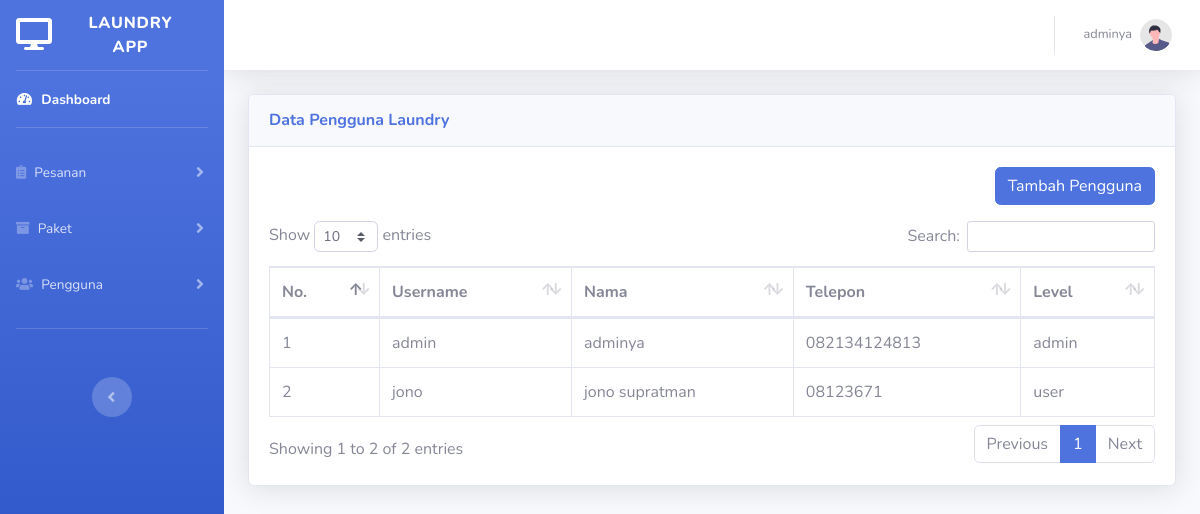
Before: /view/admin/daftarPengguna.php (signed in) with the older database file.
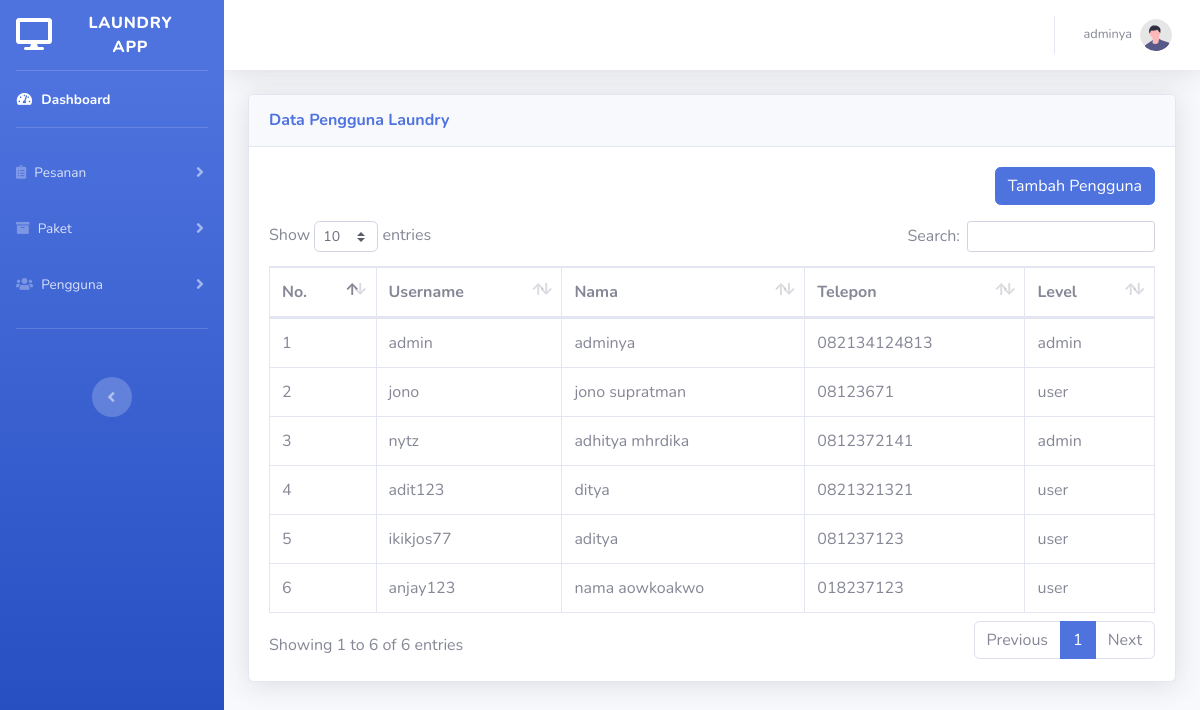
After: the same page with the newer database file.
### tables this page shows
CREATE TABLE `tabel_pengguna` (
  `id` int(10) NOT NULL,
  `nama` varchar(100) NOT NULL,
  `telepon` varchar(15) NOT NULL,
  `username` varchar(50) NOT NULL,
  `password` varchar(255) NOT NULL,
  `level` enum('user','admin') NOT NULL
);

### view/admin/daftarPengguna.php (the view, shortened to what this page needs)
<?php
include '../../action/function.php';
if (isset($_SESSION['isLoginUser'])) {
    $user = $_SESSION['user'];
} else {
    $_SESSION['validLogin'] = false;
    $_SESSION['pesan'] = showAlert('danger', 'Harap Login Terlebih Dulu');
    header('location:../../action/auth/login.php');
}
?>
<!DOCTYPE html>
<html lang="en">
<head>
    <link href="../../assets/vendor/fontawesome-free/css/all.min.css" rel="stylesheet" type="text/css" />
    <link href="../../assets/css/sb-admin-2.min.css" rel="stylesheet" />
    <link rel="stylesheet" href="../../assets/vendor/datatables/dataTables.bootstrap4.min.css">
</head>
<body id="page-top">
    <div id="wrapper">
        <ul class="navbar-nav bg-gradient-primary sidebar sidebar-dark accordion" id="accordionSidebar">
            <a class="sidebar-brand d-flex align-items-center justify-content-center" href="index.php">
                <div class="sidebar-brand-icon ">
                    <i class="fas fa-desktop "></i>
                </div>
                <div class="sidebar-brand-text mx-3">Laundry App</div>
            </a>
            <hr class="sidebar-divider my-0" />
            <li class="nav-item active">
                <a class="nav-link" href="index.php">
                    <i class="fas fa-fw fa-tachometer-alt"></i>
                    <span>Dashboard</span></a>
            </li>
            <hr class="sidebar-divider" />
            <li class="nav-item">
                <a class="nav-link collapsed" href="#" data-toggle="collapse" data-target="#collapseTwo" aria-expanded="true" aria-controls="collapseTwo">
                    <i class="fas fa-clipboard-list"></i>
                    <span>Pesanan</span>
                </a>
            </li>
            <li class="nav-item">
                <a class="nav-link collapsed" href="#" data-toggle="collapse" data-target="#collapseUtilities" aria-expanded="true" aria-controls="collapseUtilities">
                    <i class="fas fa-archive"></i>
                    <span>Paket</span>
                </a>
            </li>
            <li class="nav-item">
                <a class="nav-link collapsed" href="#" data-toggle="collapse" data-target="#collapsePages" aria-expanded="true" aria-controls="collapsePages">
                    <i class="fas fa-users"></i>
                    <span>Pengguna</span>
                </a>
            </li>
            <hr class="sidebar-divider d-none d-md-block mt-3 mb-5" />
            <div class="text-center d-none d-md-inline">
                <button class="rounded-circle border-0" id="sidebarToggle"></button>
            </div>
        </ul>
        <div id="content-wrapper" class="d-flex flex-column">
            <div id="content">
                <nav class="navbar navbar-expand navbar-light bg-white topbar mb-4 static-top shadow">
                    <ul class="navbar-nav ml-auto">
                        <li class="nav-item dropdown no-arrow mx-1">
                            <a class="nav-link dropdown-toggle" href="#" id="alertsDropdown" role="button" data-toggle="dropdown" aria-haspopup="true" aria-expanded="false">
                            </a>
                        </li>
                        <li class="nav-item dropdown no-arrow mx-1">
                            <a class="nav-link dropdown-toggle" href="#" id="messagesDropdown" role="button" data-toggle="dropdown" aria-haspopup="true" aria-expanded="false">
                            </a>
                        </li>
                        <li class="nav-item dropdown no-arrow">
                            <a class="nav-link dropdown-toggle" href="" id="userDropdown" role="button" data-toggle="dropdown" aria-haspopup="true" aria-expanded="false">
                                <span class="mr-2 d-none d-lg-inline text-gray-600 small"><?= $user['nama'] ?></span>
                                <img class="img-profile rounded-circle" src="../../assets/img/undraw_profile.svg" />
                            </a>
                        </li>
                    </ul>
                </nav>
                <div class="container-fluid">
                    <div class="card shadow mb-4">
                        <div class="card-header py-3">
                            <h6 class="m-0 font-weight-bold text-primary">Data Pengguna Laundry</h6>
                        </div>
                        <div class="card-body">
                            <a href="tambahPengguna.php" class="mb-3 btn  btn-primary float-right">Tambah Pengguna</a>
                            <div class="table-responsive">
                                <table class="table table-bordered" id="dataPaket" width="100%" cellspacing="0">
                                    <thead>
                                        <tr>
                                            <th>No.</th>
                                            <th>Username</th>
                                            <th>Nama</th>
                                            <th>Telepon</th>
                                            <th>Level</th>
                                        </tr>
                                    </thead>
                                    <tbody>
                                        <?php
                                        $sql = 'select * from tabel_pengguna';
                                        $query = mysqli_query($conn, $sql);
                                        $data = mysqli_fetch_all($query, MYSQLI_ASSOC);
                                        $no = 1;
                                        foreach ($data as $row) :
                                        ?>
                                            <tr>
                                                <td><?= $no; ?></td>
                                                <td><?= $row['username'] ?></td>
                                                <td><?= $row['nama'] ?></td>
                                                <td><?= $row['telepon'] ?></td>
                                                <td><?= $row['level'] ?></td>
                                            </tr>
                                        <?php
                                            $no++;
                                        endforeach;
                                        ?>
                                    </tbody>
                                </table>
                            </div>
                        </div>
                    </div>
                </div>
            </div>
</body>
</html>

Changed rows visible on the page:
added tabel_pengguna: username "nytz", nama "adhitya mhrdika", telepon "0812372141", level "admin"
added tabel_pengguna: username "adit123", nama "ditya", telepon "0821321321", level "user"
added tabel_pengguna: username "ikikjos77", nama "aditya", telepon "081237123", level "user"
added tabel_pengguna: username "anjay123", nama "nama aowkoakwo", telepon "018237123", level "user"
Other visible differences:
text written by a page script: "Show entries Search: Showing 1 to 2 of 2 entries Previous 1 Next" → "Show entries Search: Showing 1 to 6 of 6 entries Previous 1 Next"
